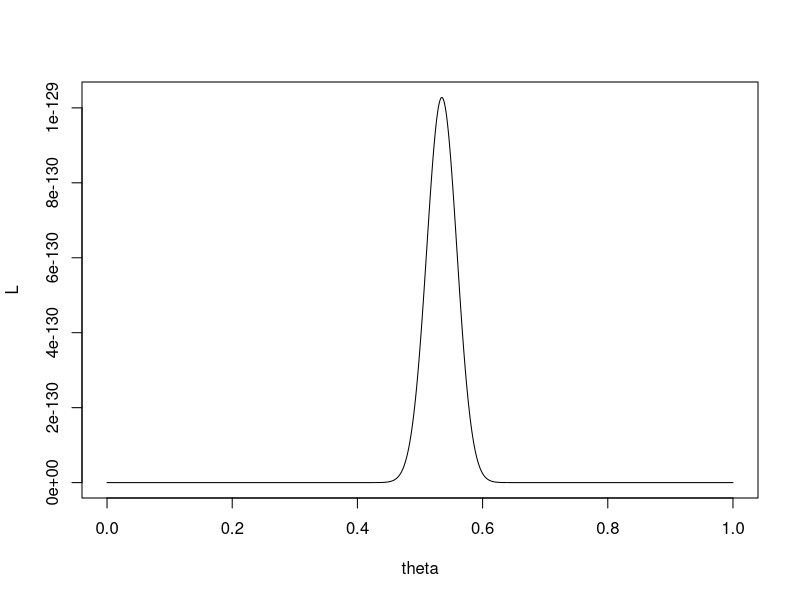
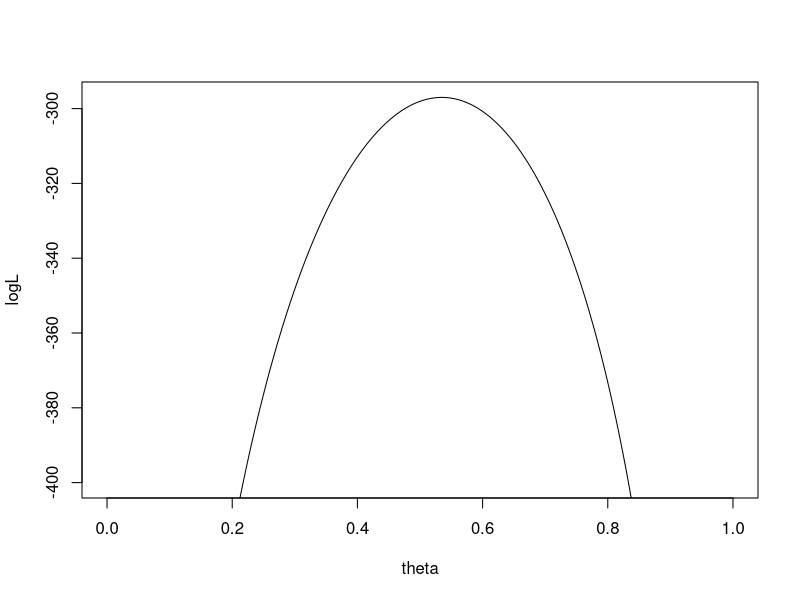
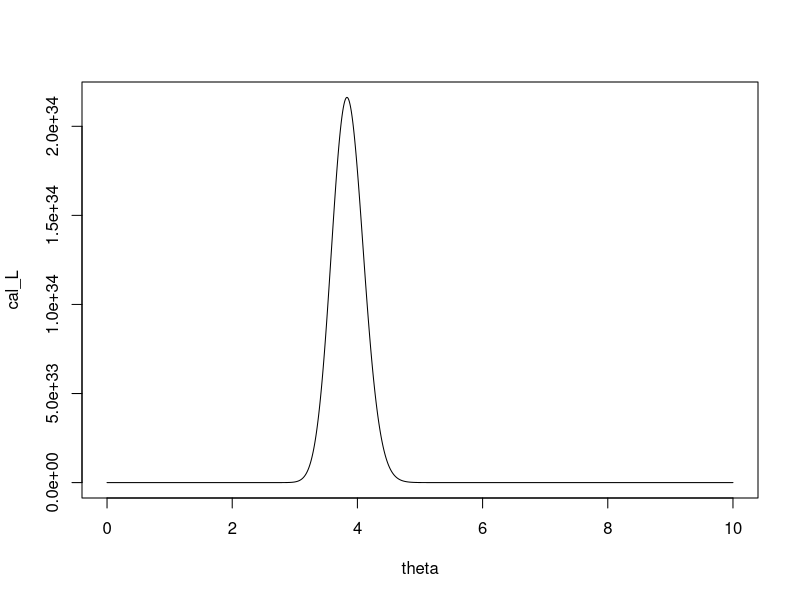
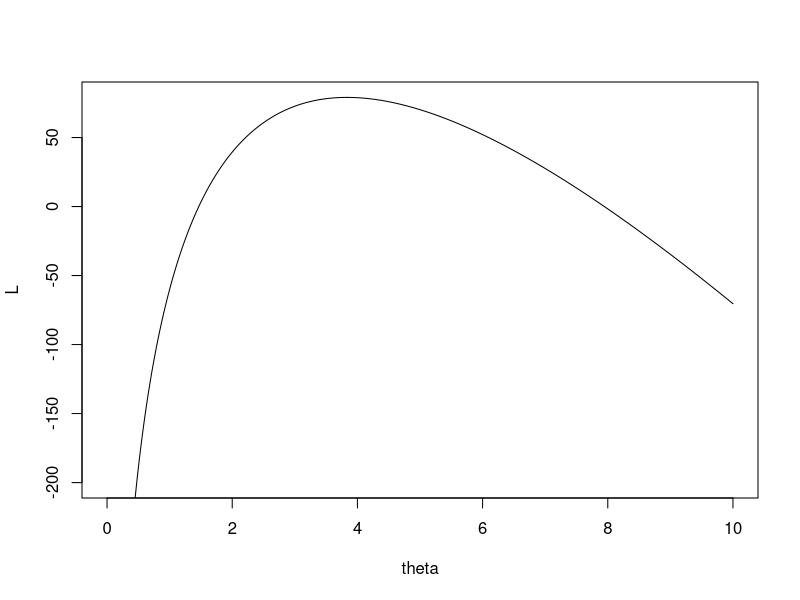
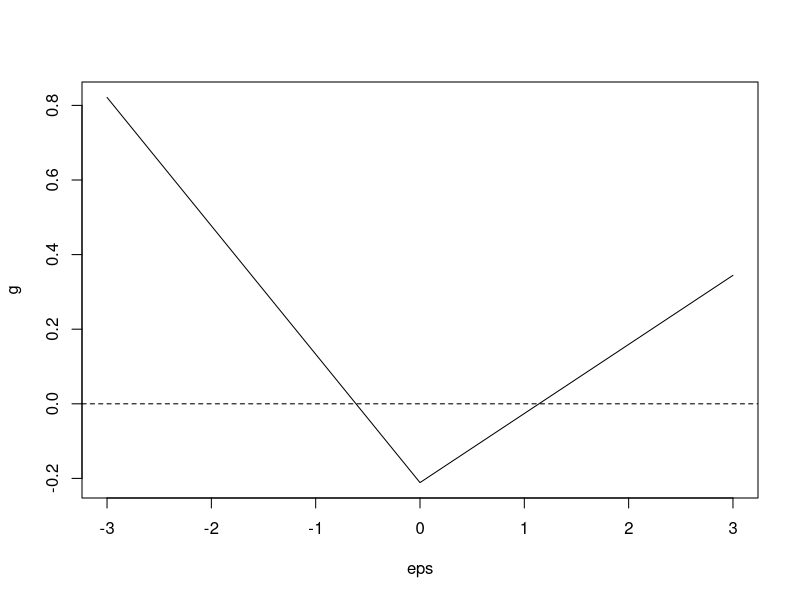
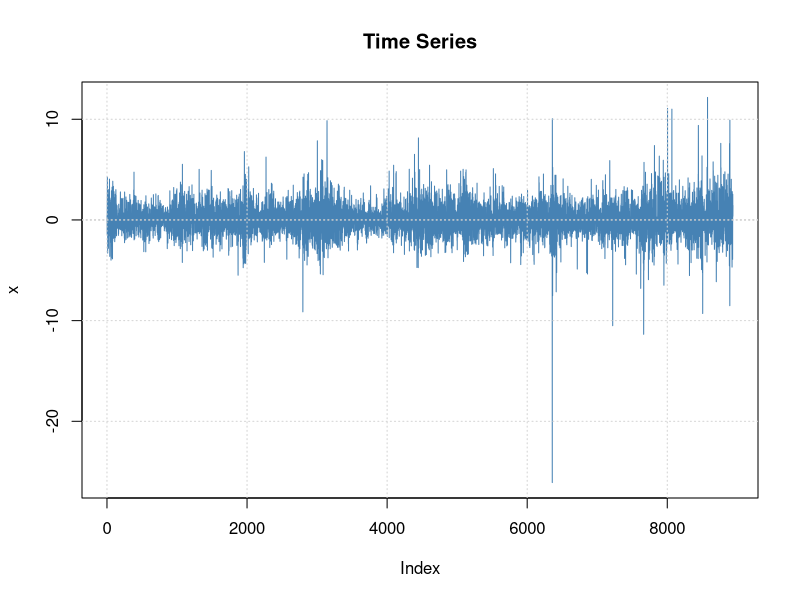
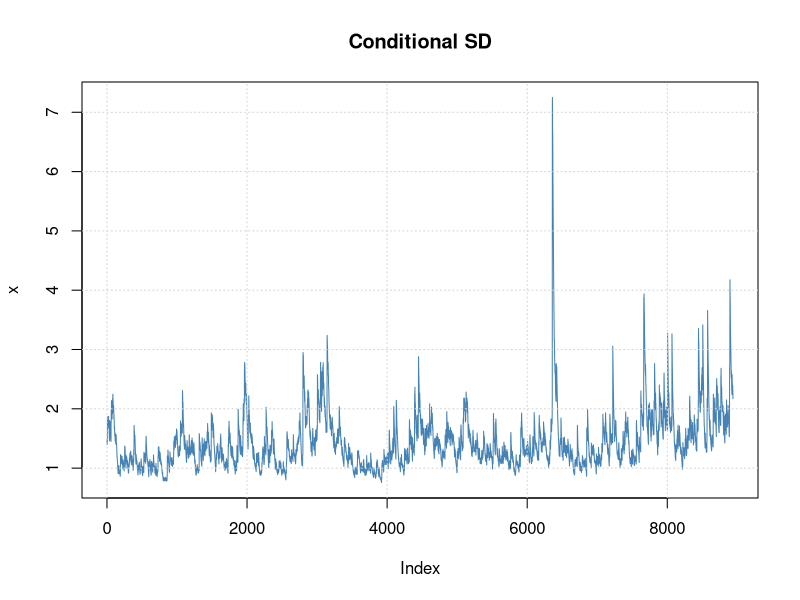
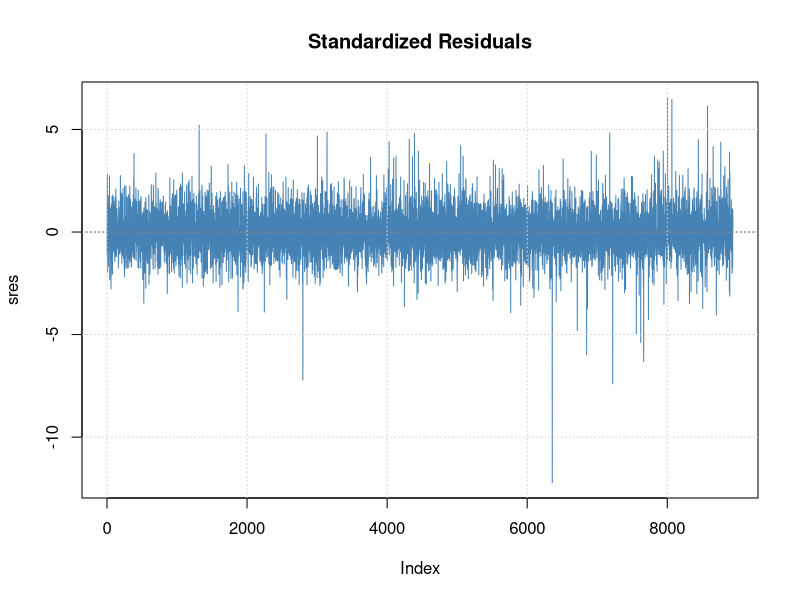

Here is the R script that generated these plots, in order:
## ---- chunk 1
n_0 = 200; n_1 = 230; theta = seq(0, 1, by=0.001)
L = theta^n_1 * (1-theta)^n_0
plot(theta, L, type='l')
## ---- chunk 2
logL = n_1 * log(theta) + n_0 * log(1-theta)
plot(theta, logL, type='l', ylim=c(-400, max(logL)))
## ---- chunk 3
n = 60; somme_y = 230; theta = seq(0, 10, by=0.001)
cal_L = exp(-n*theta) * theta^somme_y
plot(theta, cal_L, type='l')
## ---- chunk 4
L = -n*theta + somme_y*log(theta)
plot(theta, L, type='l', ylim=c(-200, max(L)))
## ---- chunk 5
eps = seq(-3, 3, by=0.01)
theta = -0.0795; gamma = 0.2647
g = theta * eps + gamma * (abs(eps) - sqrt(2/pi))
plot(eps, g, type='l'); abline(h=0, lty=2)
## ---- chunk 6
library(fGarch)
# Séries IBM journalière, log rendements 1962-97
r = scan('d-ibmln.txt')

# GARCH(1, 1) gaussien
gn = garchFit(~garch(1,1), cond.dist='norm', data=r)

# mu_t : ARMA(1, 0), sigma_t : GARCH(1, 1) gaussien
agn = garchFit(~arma(1,0)+garch(1,1), cond.dist='norm', data=r)

# GARCH(1, 1) t de Student
gt = garchFit(~garch(1,1), cond.dist='std', data=r)
## ---- chunk 7
plot(gn, which=1)
## ---- chunk 8
plot(gn, which=2)
## ---- chunk 9
plot(gn, which=9)
## ---- chunk 10
acf(r^2)
## ---- chunk 11
plot(gn, which=11)
## ---- chunk 12
plot(gn, which=13)
## ---- chunk 13
plot(gt, which=9)
## ---- chunk 14
plot(gt, which=13)
